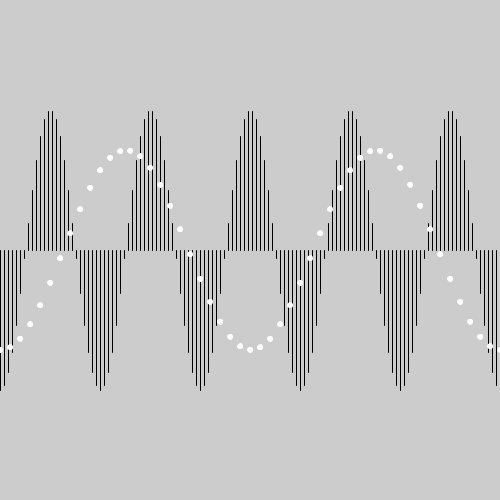
Frame 1 (no input)
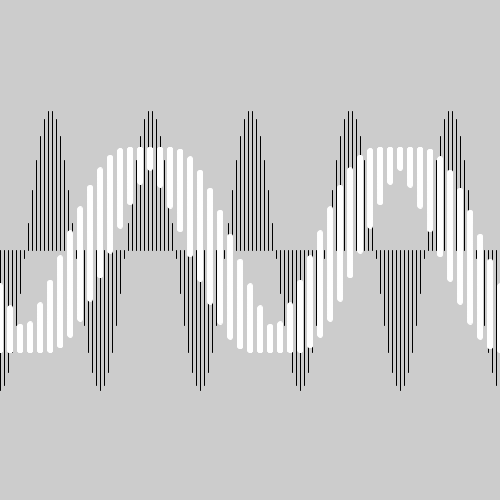
Frame 60 (the mouse pressed at the canvas centre just before this capture)
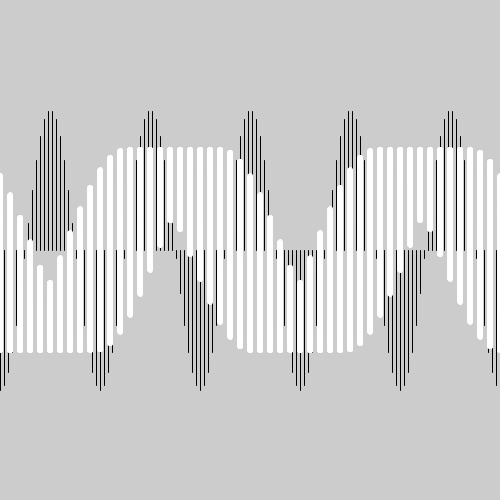
Frame 120 (the mouse held since frame 60 and released just before this capture)

The Processing sketch that drew these frames (run headless with seeded random() and noise(); from frame 60 on, the mouse is pressed at the canvas centre):

// Processing sketch: soundWave
// ── soundWave.pde
void setup(){
  size(500,500);
  float a = 0.0;
  float inc = TWO_PI/25.0;
  for (int i = 0; i < width; i++) {
    line(i*4, width/2, i*4, width/2+cos(a)*140.0);
    a = a + inc;
  }
}

float p = 10;
float amp = 100;
float speed = 1;
float a = 0.0;
float tr = 0.0;

void draw(){
  clear();
  stroke(255);
 
  a = 0.0;
  tr += 0.02;
  //p = mouseX/10;
  //amp = mouseY;
  //p += speed/4;
  //println("p = " + p);
  //amp += speed;
  //println("amp = " + amp);
  
  float inc = TWO_PI/25.0;
  for (int i = 0; i < width; i++) {
    //line(i*p, width/2, i*p, width/2+cos(a-tr)*amp);
    circle(i*p, width/2+cos(a-tr)*amp, 5);
    a = a + inc;
  }
  
}
